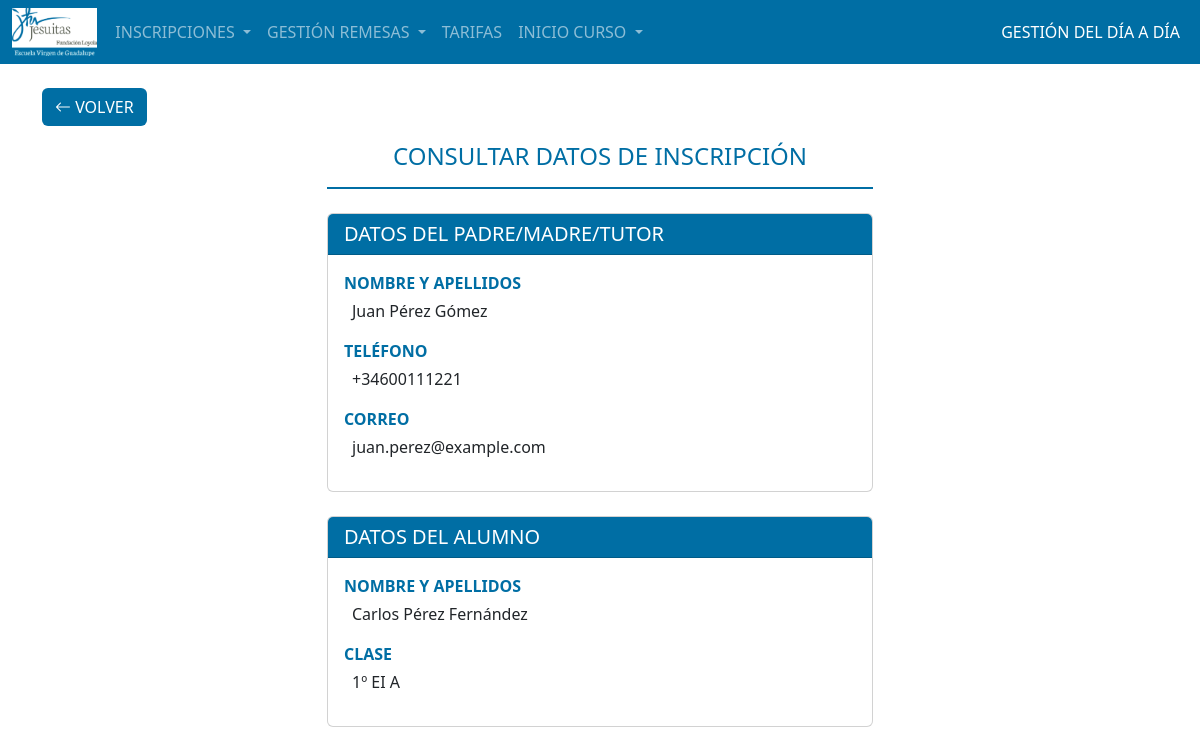
Page /src/admin/index.php?c=GestionInscripciones&m=consultardatos&id=1 on the committed database.
### tables this page shows
CREATE TABLE alumno (
    idAlumno SMALLINT UNSIGNED NOT NULL AUTO_INCREMENT,
    nombreAlumno VARCHAR(50) NOT NULL,
    apellidosAlumno VARCHAR(100) NOT NULL,
    idClase TINYINT UNSIGNED NOT NULL,
    idInscripcion SMALLINT UNSIGNED NOT NULL,
    CONSTRAINT pk_idAlumno PRIMARY KEY (idAlumno),
    CONSTRAINT fk_idClases FOREIGN KEY (idClase) REFERENCES clases(idClase)
        ON DELETE CASCADE ON UPDATE CASCADE,
    CONSTRAINT fk_idInscripciones FOREIGN KEY (idInscripcion) REFERENCES inscripciones(idInscripcion)
        ON DELETE CASCADE ON UPDATE CASCADE
);

CREATE TABLE inscripciones (
    idInscripcion SMALLINT UNSIGNED NOT NULL AUTO_INCREMENT,
    nombrePadre VARCHAR(50) NULL,
    apellidosPadre VARCHAR(100) NULL,
    DNI CHAR(20) NULL,
    IBAN CHAR(34) NULL,
    titularCuenta VARCHAR(100) NULL,
    fechaMandato DATE NULL,
    telefono CHAR(24) NOT NULL,
    correo VARCHAR(254) NULL,
    completada BIT NOT NULL,
    CONSTRAINT pk_idInscripcion PRIMARY KEY (idInscripcion)
);

CREATE TABLE clases (
    idClase TINYINT UNSIGNED NOT NULL AUTO_INCREMENT,
    clase CHAR(10) NOT NULL,
    CONSTRAINT pk_clases PRIMARY KEY (idClase)
);

### src/admin/index.php (called while the page is built, shortened)
<?php
    $objControlador = new $controlador();
    if(method_exists($objControlador, $_GET['m'])){
        $datos = $objControlador -> {$_GET['m']}();
    }
    require_once(RUTA_VISTAS.$objControlador->vista.'.php');
?>

### src/admin/app/models/conexion.php (called while the page is built, shortened)
<?php
    class Conexion{
        function __construct(){
            $this->servidor = SERVIDOR;
            $this->usuario = USUARIO;
            $this->passw = PASSW;
            $this->basedatos = BASEDATOS;
            $this->conexion = new mysqli($this->servidor, $this->usuario, $this->passw, $this->basedatos);
        }
    }
?>

### src/admin/app/models/mGestionInscripciones.php (called while the page is built, shortened)
<?php
class MGestionInscripciones{
    private $conexion;
    public function __construct(){
        require_once('conexion.php');
        $objConexion = new Conexion();
        $this->conexion = $objConexion->conexion;
    }
    public function datosAlumnosinscritos($id){
        $sql = "SELECT *
                FROM alumno a
                INNER JOIN clases c ON a.idClase = c.idClase
                INNER JOIN inscripciones i ON a.idInscripcion = i.idInscripcion
                WHERE a.idInscripcion = ?;";
        $stmt = $this->conexion->prepare($sql);
        $stmt->bind_param("i", $id);
        if (!$stmt->execute()) {
            $stmt->close();
            $datos['errores'] = 'Error en la base de datos';
            return $datos;
        }
        $resultado = $stmt->get_result();
        if ($resultado->num_rows === 0) {
            $stmt->close();
            $datos['errores'] = 'Alumno no encontrado';
            return $datos;
        }else{
            $fila = $resultado->fetch_assoc();
            return $fila;
        }
    }
}
?>

### src/admin/app/controllers/cGestionInscripciones.php (called while the page is built, shortened)
<?php
class CGestionInscripciones{
    private $obj_modelo;
    public function __construct(){
        $this->obj_modelo = new MGestionInscripciones();
    }
    public function consultardatos(){
        if(isset($_GET['id'])){
            $id = $_GET['id'];
            $datos = $this->obj_modelo->datosAlumnosinscritos($id);
        }
        if(isset($datos['errores'])){
            $this->vista = 'vAlumnosInscritos';
            $datos['datos'] = $this->obj_modelo->alumnosinscritos();
            return ['datos'=> $datos['datos'], 'errores'=> $datos['errores']];
        }else{
            return $datos;
        }
    }
}
?>

### src/admin/app/views/vConsultarDatos.php (the view, shortened to what this page needs)
<!DOCTYPE html>
<html lang="es">
<head>
</head>
<body>
    <?php
        include_once('layouts/headerAdmin.php');
    ?>
        <div class="container mt-3">
        <div class="mb-3">
            <a href="index.php?c=GestionInscripciones&m=alumnosinscritos" class="btn" style="background-color: #006EA4; color: white;">
                <i class="bi bi-arrow-left"></i> VOLVER
            </a>
        </div>
        <div class="row justify-content-center">
            <div class="col-md-6">
                <h4 class="text-center mb-4 form-header">
                    CONSULTAR DATOS DE INSCRIPCIÓN
                    <hr>
                </h4>
                <div class="card mb-4">
                    <div class="card-header text-white" style="background-color: #006EA4;">
                        <h5 class="mb-0">DATOS DEL PADRE/MADRE/TUTOR</h5>
                    </div>
                    <div class="card-body">
                        <div class="mb-3">
                            <p class="form-label fw-bold mb-1">NOMBRE Y APELLIDOS</p>
                            <?php echo "<p class='ps-2'>{$datos['nombrePadre']} {$datos['apellidosPadre']}</p>"; ?>
                        </div>
                        <div class="mb-3">
                            <p class="form-label fw-bold mb-1">TELÉFONO</p>
                            <?php echo "<p class='ps-2'>{$datos['telefono']}</p>" ?>
                        </div>
                        <div class="mb-3">
                            <p class="form-label fw-bold mb-1">CORREO</p>
                            <?php echo "<p class='ps-2'>{$datos['correo']}</p>" ?>
                        </div>
                    </div>
                </div>
                <div class="card mb-4">
                    <div class="card-header text-white" style="background-color: #006EA4;">
                        <h5 class="mb-0">DATOS DEL ALUMNO</h5>
                    </div>
                    <div class="card-body">
                        <div class="mb-3">
                            <p class="form-label fw-bold mb-1">NOMBRE Y APELLIDOS</p>
                            <?php echo "<p class='ps-2'>{$datos['nombreAlumno']} {$datos['apellidosAlumno']}</p>" ?>
                        </div>
                        <div class="mb-3">
                            <p class="form-label fw-bold mb-1">CLASE</p>
                            <?php echo "<p class='ps-2'>{$datos['clase']}</p>" ?>
                        </div>
                    </div>
                </div>
</body>
</html>

### src/admin/assets/css/style.css (style rules this page uses)
:root { --azul-principal: #006EA4; --azul-secundario: #5B9BD5; --azul-claro: #7AAFC9; --gris-tabla: #D9D9D9; --blanco: #ffffff; }
.form-header { color: var(--azul-principal); }
.form-header hr { border-color: var(--azul-principal); border-width: 2px; opacity: 1; }
.form-label { color: var(--azul-principal); }

### rows in the picture
alumno: idInscripcion.nombrePadre "Juan", idInscripcion.apellidosPadre "Pérez Gómez", idInscripcion.telefono "+34600111221", idInscripcion.correo "juan.perez@example.com", nombreAlumno "Carlos", apellidosAlumno "Pérez Fernández", idClase.clase "1º EI A"
